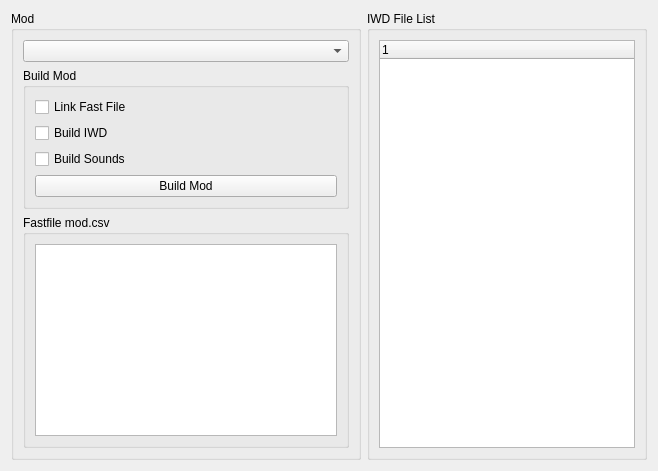
               <widget class="QWidget" name="modBuilderTab">
                <attribute name="title">
                 <string>Mod Builder</string>
                </attribute>
                <layout class="QHBoxLayout" name="horizontalLayout_5">
                 <item>
                  <widget class="QGroupBox" name="modBuilderArea">
                   <property name="sizePolicy">
                    <sizepolicy hsizetype="Fixed" vsizetype="Preferred">
                     <horstretch>0</horstretch>
                     <verstretch>0</verstretch>
                    </sizepolicy>
                   </property>
                   <property name="minimumSize">
                    <size>
                     <width>350</width>
                     <height>0</height>
                    </size>
                   </property>
                   <property name="maximumSize">
                    <size>
                     <width>350</width>
                     <height>16777215</height>
                    </size>
                   </property>
                   <property name="title">
                    <string>Mod</string>
                   </property>
                   <layout class="QVBoxLayout" name="verticalLayout_3">
                    <item>
                     <widget class="QComboBox" name="modDropDownList">
                      <property name="mouseTracking">
                       <bool>false</bool>
                      </property>
                      <property name="focusPolicy">
                       <enum>Qt::NoFocus</enum>
                      </property>
                      <property name="contextMenuPolicy">
                       <enum>Qt::NoContextMenu</enum>
                      </property>
                     </widget>
                    </item>
                    <item alignment="Qt::AlignTop">
                     <widget class="QGroupBox" name="buildModArea">
                      <property name="title">
                       <string>Build Mod</string>
                      </property>
                      <layout class="QVBoxLayout" name="verticalLayout_6">
                       <item>
                        <widget class="QCheckBox" name="linkFastFile">
                         <property name="text">
                          <string>Link Fast File</string>
                         </property>
                        </widget>
                       </item>
                       <item>
                        <widget class="QCheckBox" name="buildIWD">
                         <property name="text">
                          <string>Build IWD</string>
                         </property>
                        </widget>
                       </item>
                       <item>
                        <widget class="QCheckBox" name="BuildSoundsCheckBox">
                         <property name="text">
                          <string>Build Sounds</string>
                         </property>
                        </widget>
                       </item>
                       <item>
                        <widget class="QPushButton" name="buildModBtn">
                         <property name="text">
                          <string>Build Mod</string>
                         </property>
                        </widget>
                       </item>
                      </layout>
                     </widget>
                    </item>
                    <item>
                     <widget class="QGroupBox" name="modCsvArea">
                      <property name="title">
                       <string>Fastfile mod.csv</string>
                      </property>
                      <layout class="QVBoxLayout" name="verticalLayout_8">
                       <item>
                        <widget class="QPlainTextEdit" name="modCsv">
                         <property name="lineWrapMode">
                          <enum>QPlainTextEdit::NoWrap</enum>
                         </property>
                        </widget>
                       </item>
                      </layout>
                     </widget>
                    </item>
                   </layout>
                  </widget>
                 </item>
                 <item>
                  <widget class="QGroupBox" name="iwdFileListArea">
                   <property name="sizePolicy">
                    <sizepolicy hsizetype="Expanding" vsizetype="Preferred">
                     <horstretch>0</horstretch>
                     <verstretch>0</verstretch>
                    </sizepolicy>
                   </property>
                   <property name="title">
                    <string>IWD File List</string>
                   </property>
                   <layout class="QHBoxLayout" name="horizontalLayout_6">
                    <item>
                     <widget class="QTreeWidget" name="iwdTree">
                      <column>
                       <property name="text">
                        <string notr="true">1</string>
                       </property>
                      </column>
                     </widget>
                    </item>
                   </layout>
                  </widget>
                 </item>
                </layout>
               </widget>
